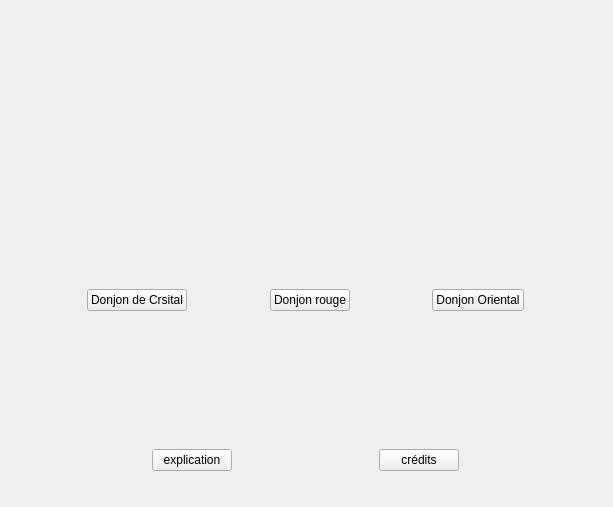
<?xml version="1.0" encoding="UTF-8"?>
<ui version="4.0">
 <class>Form</class>
 <widget class="QWidget" name="Form">
  <property name="geometry">
   <rect>
    <x>0</x>
    <y>0</y>
    <width>613</width>
    <height>507</height>
   </rect>
  </property>
  <property name="windowTitle">
   <string>Form</string>
  </property>
  <widget class="QWidget" name="horizontalLayoutWidget">
   <property name="geometry">
    <rect>
     <x>10</x>
     <y>180</y>
     <width>591</width>
     <height>241</height>
    </rect>
   </property>
   <layout class="QHBoxLayout" name="horizontalLayout">
    <item>
     <spacer name="horizontalSpacer">
      <property name="orientation">
       <enum>Qt::Horizontal</enum>
      </property>
      <property name="sizeHint" stdset="0">
       <size>
        <width>40</width>
        <height>20</height>
       </size>
      </property>
     </spacer>
    </item>
    <item>
     <widget class="QPushButton" name="pushButton_3">
      <property name="text">
       <string>Donjon de Crsital</string>
      </property>
     </widget>
    </item>
    <item>
     <spacer name="horizontalSpacer_2">
      <property name="orientation">
       <enum>Qt::Horizontal</enum>
      </property>
      <property name="sizeHint" stdset="0">
       <size>
        <width>40</width>
        <height>20</height>
       </size>
      </property>
     </spacer>
    </item>
    <item>
     <widget class="QPushButton" name="pushButton_2">
      <property name="text">
       <string>Donjon rouge</string>
      </property>
     </widget>
    </item>
    <item>
     <spacer name="horizontalSpacer_3">
      <property name="orientation">
       <enum>Qt::Horizontal</enum>
      </property>
      <property name="sizeHint" stdset="0">
       <size>
        <width>40</width>
        <height>20</height>
       </size>
      </property>
     </spacer>
    </item>
    <item>
     <widget class="QPushButton" name="pushButton">
      <property name="text">
       <string>Donjon Oriental</string>
      </property>
     </widget>
    </item>
    <item>
     <spacer name="horizontalSpacer_4">
      <property name="orientation">
       <enum>Qt::Horizontal</enum>
      </property>
      <property name="sizeHint" stdset="0">
       <size>
        <width>40</width>
        <height>20</height>
       </size>
      </property>
     </spacer>
    </item>
   </layout>
  </widget>
  <widget class="QWidget" name="horizontalLayoutWidget_2">
   <property name="geometry">
    <rect>
     <x>10</x>
     <y>420</y>
     <width>591</width>
     <height>80</height>
    </rect>
   </property>
   <layout class="QHBoxLayout" name="horizontalLayout_2">
    <item>
     <spacer name="horizontalSpacer_5">
      <property name="orientation">
       <enum>Qt::Horizontal</enum>
      </property>
      <property name="sizeHint" stdset="0">
       <size>
        <width>40</width>
        <height>20</height>
       </size>
      </property>
     </spacer>
    </item>
    <item>
     <widget class="QPushButton" name="pushButton_4">
      <property name="text">
       <string>explication</string>
      </property>
     </widget>
    </item>
    <item>
     <spacer name="horizontalSpacer_6">
      <property name="orientation">
       <enum>Qt::Horizontal</enum>
      </property>
      <property name="sizeHint" stdset="0">
       <size>
        <width>40</width>
        <height>20</height>
       </size>
      </property>
     </spacer>
    </item>
    <item>
     <widget class="QPushButton" name="pushButton_5">
      <property name="text">
       <string>crédits</string>
      </property>
     </widget>
    </item>
    <item>
     <spacer name="horizontalSpacer_7">
      <property name="orientation">
       <enum>Qt::Horizontal</enum>
      </property>
      <property name="sizeHint" stdset="0">
       <size>
        <width>40</width>
        <height>20</height>
       </size>
      </property>
     </spacer>
    </item>
   </layout>
  </widget>
 </widget>
 <resources/>
 <connections/>
</ui>
